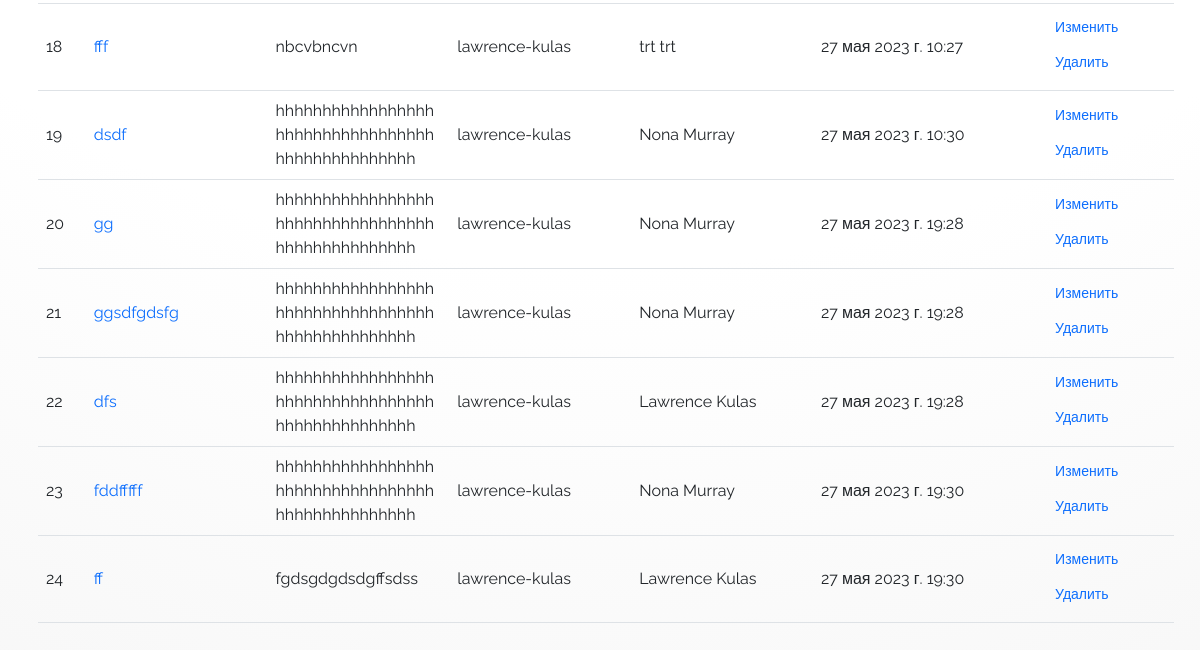
The app's page /tasks/ (signed in, lower part), older data.
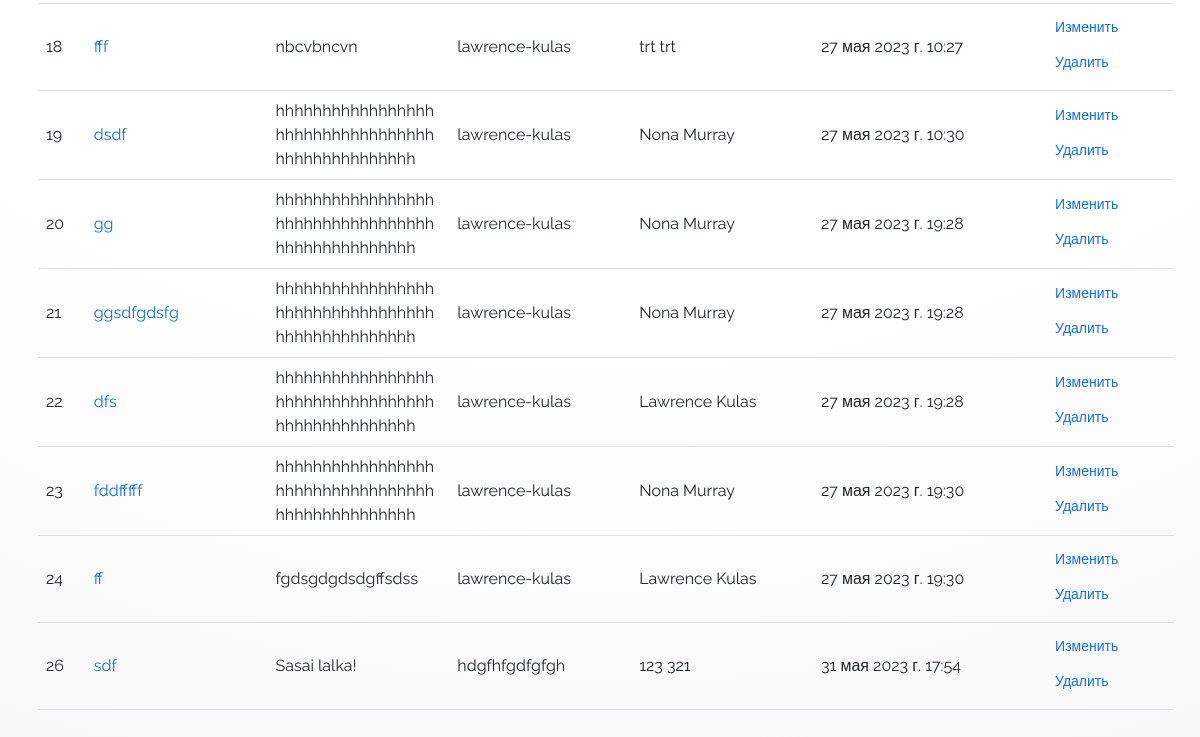
The same page, newer data.
### task_manager/tasks/models.py (models this page shows, shortened)
class Task(models.Model):
    name = models.CharField(
        max_length=50,
        unique=True,
        verbose_name=_("Task name"),
    )
    description = models.TextField(
        max_length=1000, verbose_name=_("Description"), default=""
    )
    status = models.ForeignKey(
        Status, on_delete=models.PROTECT, null=True, verbose_name=_("Status")
    )
    assigned_by = models.ForeignKey(
        User,
        null=True,
        on_delete=models.PROTECT,
        related_name="creator",
        verbose_name=_("Creator"),
    )
    executor = models.ForeignKey(
        User,
        on_delete=models.PROTECT,
        related_name="assignee",
        verbose_name=_("Assignee"),
        blank=True,
        default="",
        null=True,
    )
    labels = models.ManyToManyField(
        Label,
        through="LabelM2m",
        related_name="labels",
        blank=True,
        verbose_name=_("Label"),
    )
    created_at = models.DateTimeField(
        auto_now_add=True,
        verbose_name=_("Created at "),
    )
    class Meta:
        verbose_name = _("Task")
        verbose_name_plural = _("Tasks")

### task_manager/statuses/models.py (models this page shows)
class Status(models.Model):
    name = models.CharField(
        max_length=50,
        unique=True,
        verbose_name=_("Status name "),
    )
    created_at = models.DateTimeField(
        auto_now_add=True,
        verbose_name=_("Created at "),
    )
    class Meta:
        verbose_name = _("Status")
        verbose_name_plural = _("Statuses")
    def __str__(self):
        return self.name

### task_manager/tasks/views.py (the view)
# urls.py: path('', views.IndexView.as_view(), name='labels'),
class IndexView(LoginRequiredMixin, ListView):
    model = Task
    template_name = "tasks/index.html"
    login_url = reverse_lazy("user_login")
    paginate_by = 50
    def get_queryset(self):
        tasks = Task.objects.all().order_by("id")
        if 'Reset' in self.request.GET:
            return tasks
        self.filters = {
            "status": self.request.GET.get("status"),
            "executor": self.request.GET.get("executor"),
            "labels": self.request.GET.get("labels"),
            "mine": self.request.GET.get("mine"),
        }
        for var_name, filter in self.filters.items():
            if var_name == "mine" and filter:
                tasks = tasks.filter(assigned_by=self.request.user.id)
            elif filter:
                kwargs = {var_name: filter}
                tasks = tasks.filter(**kwargs)
        return tasks
    def get_context_data(self, **kwargs):
        context = super().get_context_data(**kwargs)
        context["form"] = FilterForm()
        for form_field, value in self.filters.items():
            context["form"].fields[form_field].initial = value
        return context

### task_manager/labels/models.py (called while the page is built)
    def __str__(self):
        return self.name

### task_manager/tasks/forms.py (called while the page is built)
    def label_from_instance(self, obj):
        return obj.get_full_name()

### task_manager/templates/tasks/index.html (shortened to what this page needs)
{% extends "base.html" %}
{% load i18n %}
{% block main %}
  <div class="ms-1">
    <div class="row mt-5 table-responsive-md">
      <table class="table table-hover mx-1 align-middle">
        {% for task in object_list %}
          <tr>
            <td>{{ task.id }}</td>
            <td class="wrapped-word"><a href={% url "task_show" task.id %}>{{ task.name }}</a></td>
            <td class="wrapped-word">{{ task.status }}</td>
            <td class="wrapped-word">{{ task.assigned_by }}</td>
            <td class="wrapped-word">{{ task.executor.first_name }} {{ task.executor.last_name }}</td>
            <td>{{ task.created_at }}</td>
            <td>
              <a href="{% url 'task_update' id=task.id %}" class="btn btn-link d-flex btn-sm mb-1" rel="nofollow">{% translate 'Update' %}</a>
              <a href="{% url 'task_delete' id=task.id %}" class="btn btn-link d-flex btn-sm mb-1" rel="nofollow">{% translate 'Delete' %}</a>
            </td>
          </tr>
        {% endfor %}
      </table>
    </div>
  </div>
{% endblock %}

### task_manager/templates/base.html (shortened to what this page needs)
<!doctype html>
{% load i18n %}
{% get_current_language as LANGUAGE_CODE %}
{% get_available_languages as LANGUAGES %}
{% get_language_info_list for LANGUAGES as languages %}
{% load django_bootstrap5 %}
{% load static %}
<html lang="{{ language.code }}">
  <head>
    <link href="{% static "bootstrap.min.css" %}" rel="stylesheet">
    <link href="{% static "styles.css" %}" rel="stylesheet">
  </head>
  <body>
    <main role="main" class="container mt-3 mb-5">
      {% block main %}{% endblock %}
    </main>
  </body>
</html>

### static/styles.css (style rules this page uses)
body { padding-top: 5rem; font-family: 'Raleway', sans-serif; }
[data-bs-theme=light] body { background: radial-gradient(circle, hsla(0, 0%, 100%, 1) 67%, hsla(0, 0%, 97%, 1) 100%); }
.btn-link { text-decoration: none !important; }

Row changes from the older to the newer data that the page shows:
added Task: id "26", name "sdf", status "Sasai lalka!", assigned_by "hdgfhfgdfgfgh", executor.first_name "123", executor.last_name "321", created_at "31 мая 2023 г. 17:54"
